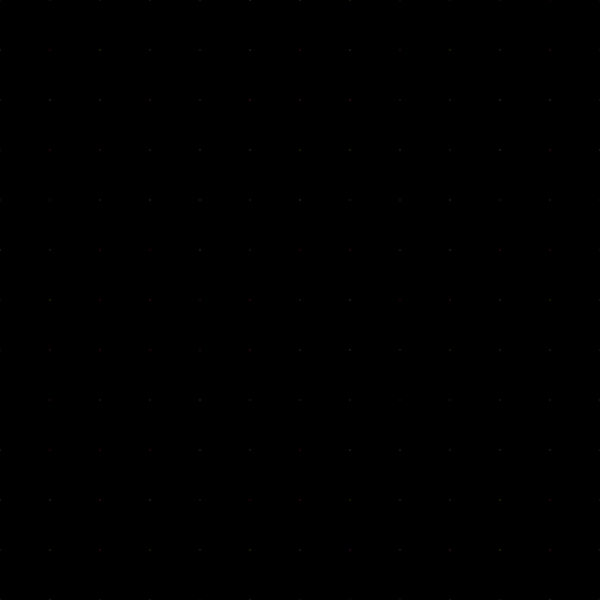
Frame 1 (no input)
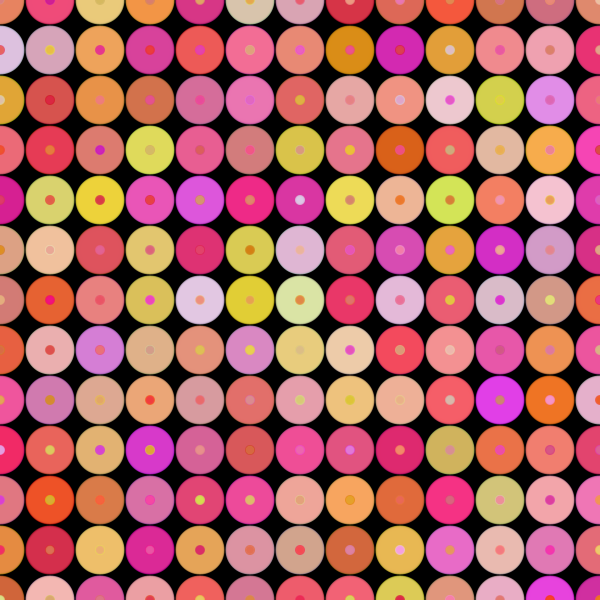
Frame 60 (the mouse pressed at the canvas centre just before this capture)
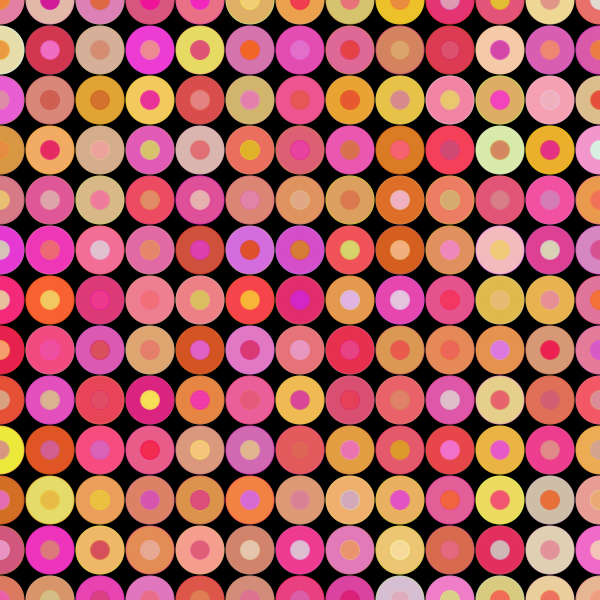
Frame 120 (the mouse held since frame 60 and released just before this capture)

The Processing sketch that drew these frames (run headless with seeded random() and noise(); from frame 60 on, the mouse is pressed at the canvas centre):

// Processing sketch: Patternmodulo
// ── Patternmodulo.pde
//in base al movimento del mouse il pattern cambia colore e saturazione
void setup() {
  size(600, 600);
  background(0);
  smooth();
  noStroke();
  rectMode(CENTER);
}

void draw() {
  //imposto il framerate a 10 altrimenti sarebbe poco percepibile la variazione
  frameRate(10);
  //disegno una griglia di cerchi la cui dimensione aumenta progressivamente(partendo dal centro) attraverso l'uso del modulo di 50
  for (int x = 0; x<=width; x+=50) {
    for (int y=0; y<=height; y+=50) { 
    //se il mouse si sposta nella canvas i cerchi assumono colori e sfumature diverse
      if (mouseX<=400) {
        fill( int(random(200, 255)), int(random(255)), int(random(250)), 155); //random color
      } else if (mouseY<=200) {  
        fill(0, int(random(100, 255)), int(random(100, 255)), 200); //random color
      } else { 
        fill( int(random(200, 255)), int(random(100, 255)), int(random(100, 255)), 155); //random color
      }
      ellipse(x, y, frameCount%50, frameCount%50);
    }
  }
}
